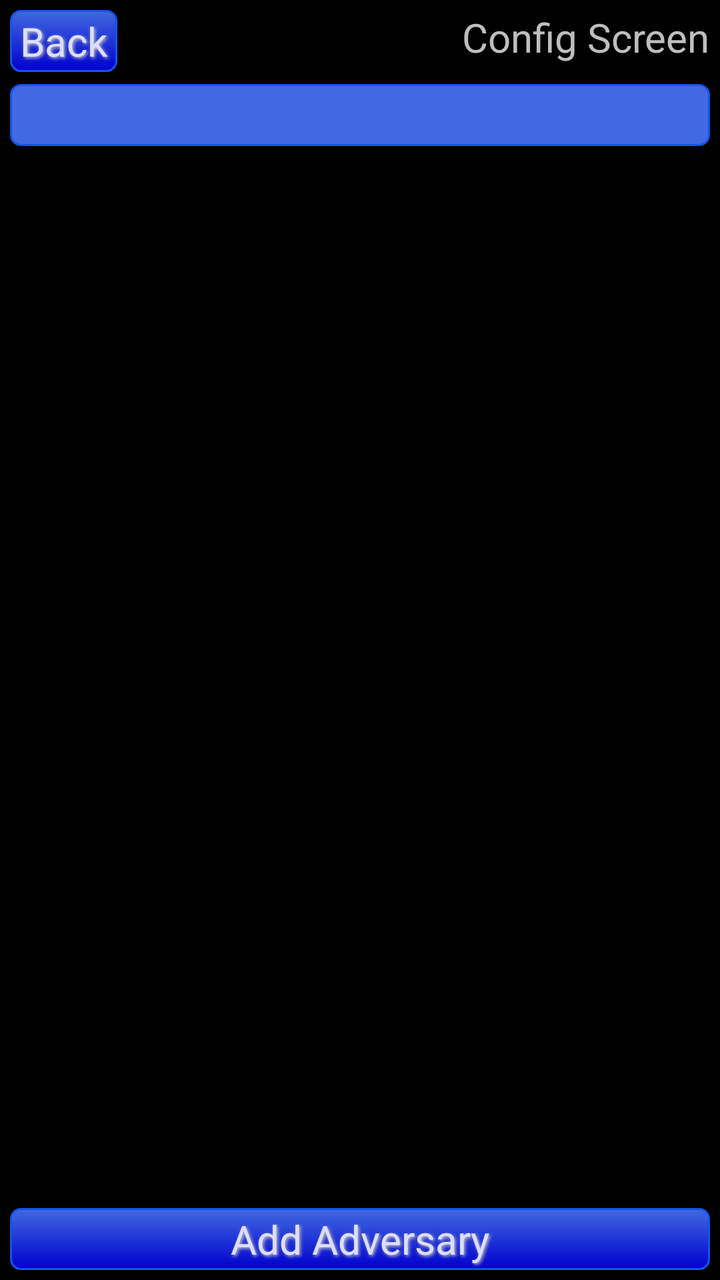
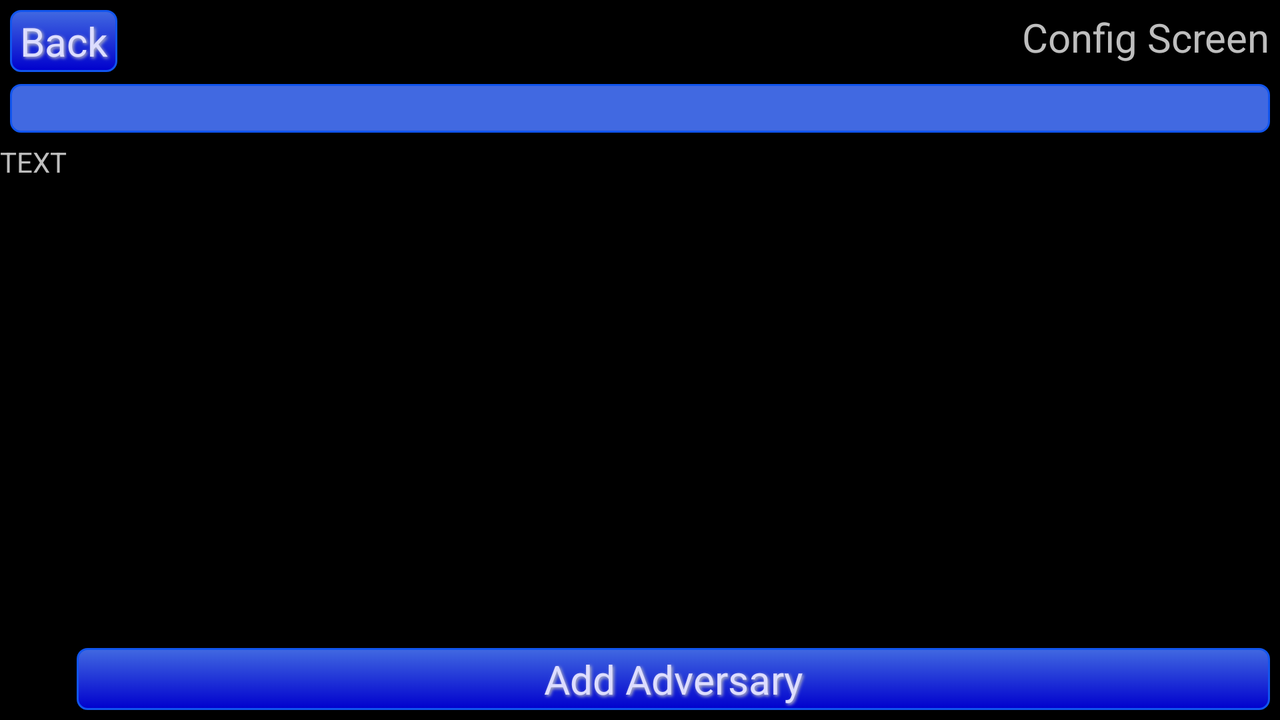

First picture: res/layout/ on a phone held upright. Second picture: the repository's own variant of that layout, on a device whose configuration matches the variant's folder. Source for both follows.
<!-- AndroidManifest.xml: application theme android:Theme.Black.NoTitleBar.Fullscreen -->
<!-- res/layout/activity_config.xml -->
<?xml version="1.0" encoding="utf-8"?>
<RelativeLayout
	xmlns:android="http://schemas.android.com/apk/res/android"
	xmlns:tools="http://schemas.android.com/tools"
	android:orientation="vertical"
	android:layout_width="match_parent"
	android:layout_height="match_parent"
	tools:context=".ConfigActivity"
	>

	<Button
		android:id="@+id/config_back_button"
		android:background="@drawable/button"
		android:layout_alignParentStart="true"
		android:layout_alignParentTop="true"
		android:layout_margin="5sp"
		android:layout_height="wrap_content"
		android:layout_width="wrap_content"
		android:text="@string/config_button_back"
		style="@style/ButtonTextConfig"
		/>

	<TextView
		android:id="@+id/config_headline"
		android:layout_alignParentEnd="true"
		android:layout_margin="5sp"
		android:layout_width="wrap_content"
		android:layout_height="wrap_content"
		android:text="@string/config_headline"
		android:textSize="20sp"
		/>

	<EditText
		android:id="@+id/config_player_input"
		android:background="@drawable/edit"
		android:inputType="text"
		android:layout_below="@id/config_headline"
		android:layout_margin="5sp"
		android:layout_height="wrap_content"
		android:layout_width="match_parent"
		android:textSize="20sp"
		/>

	<Button
		android:id="@+id/config_add_adversary"
		android:background="@drawable/button"
		android:layout_alignParentStart="true"
		android:layout_alignParentBottom="true"
		android:layout_margin="5sp"
		android:layout_height="wrap_content"
		android:layout_width="match_parent"
		android:text="@string/config_button_add_adversary"
		style="@style/ButtonTextConfig"
		/>

	<ListView
		android:id="@+id/progress_adversary_list"
		android:layout_above="@id/config_add_adversary"
		android:layout_below="@id/config_player_input"
		android:layout_width="match_parent"
		android:layout_height="wrap_content"
		>
	</ListView>

</RelativeLayout>
<!-- resources referenced by this layout -->
<resources>
  <!-- drawable button (drawable) -->
  <?xml version="1.0" encoding="utf-8"?>
  <selector xmlns:android="http://schemas.android.com/apk/res/android">
  
  	<item android:state_pressed="true">
  		<shape>
  			<gradient android:angle="90" android:endColor="#0000cd" android:startColor="#4169e1" />
  			<stroke android:width="1dp" android:color="#1155ee" />
  			<corners android:radius="5dp" />
  			<padding android:bottom="2dp" android:left="5dp" android:right="5dp" android:top="2dp" />
  		</shape>
  	</item>
  
  	<item android:state_enabled="true">
  		<shape>
  			<gradient android:angle="270" android:endColor="#0000cd" android:startColor="#4169e1" />
  			<stroke android:width="1dp" android:color="#1155ee" />
  			<corners android:radius="5dp" />
  			<padding android:bottom="2dp" android:left="5dp" android:right="5dp" android:top="2dp" />
  		</shape>
  	</item>
  
  	<item android:state_enabled="false">
  		<shape>
  			<gradient android:angle="90" android:endColor="#c0c0c0" android:startColor="#c0c0c0" />
  			<stroke android:width="1dp" android:color="#1155ee" />
  			<corners android:radius="5dp" />
  			<padding android:bottom="2dp" android:left="5dp" android:right="5dp" android:top="2dp" />
  		</shape>
  	</item>
  
  </selector>
  <!-- drawable edit (drawable) -->
  <?xml version="1.0" encoding="utf-8"?>
  <selector xmlns:android="http://schemas.android.com/apk/res/android">
  
  	<item android:state_enabled="true">
  		<shape>
  			<gradient android:angle="270" android:endColor="#4169e1" android:startColor="#4169e1" />
  			<stroke android:width="1dp" android:color="#1155ee" />
  			<corners android:radius="5dp" />
  			<padding android:bottom="2dp" android:left="5dp" android:right="5dp" android:top="2dp" />
  		</shape>
  	</item>
  
  	<item android:state_enabled="false">
  		<shape>
  			<gradient android:angle="90" android:endColor="#0000c0" android:startColor="#0000c0" />
  			<stroke android:width="1dp" android:color="#1155ee" />
  			<corners android:radius="5dp" />
  			<padding android:bottom="2dp" android:left="5dp" android:right="5dp" android:top="2dp" />
  		</shape>
  	</item>
  
  </selector>
  <string name="config_button_add_adversary">Add Adversary</string>
  <string name="config_button_back">Back</string>
  <string name="config_headline">Config Screen</string>
  <style name="ButtonTextConfig" parent="ButtonText">
  		<item name="android:textSize">20sp</item>
  		<item name="android:textStyle">normal</item>
  	</style>
  <style name="ButtonText">
  		<item name="android:layout_width">fill_parent</item>
  		<item name="android:layout_height">wrap_content</item>
  
  		<item name="android:gravity">center</item>
  		<item name="android:layout_margin">2dp</item>
  
  		<item name="android:textColor">@color/light_blue</item>
  
  		<item name="android:shadowColor">@color/silver</item>
  		<item name="android:shadowDx">2</item>
  		<item name="android:shadowDy">2</item>
  		<item name="android:shadowRadius">4</item>
  	</style>
  <color name="light_blue">#ddddff</color>
  <color name="silver">#c0c0c0</color>
</resources>
<!-- res/layout-land/activity_config.xml (the author's variant of the layout above) -->
<!-- drawn on the phone turned sideways -->
<?xml version="1.0" encoding="utf-8"?>
<RelativeLayout
	xmlns:android="http://schemas.android.com/apk/res/android"
	xmlns:tools="http://schemas.android.com/tools"
	android:orientation="vertical"
	android:layout_width="match_parent"
	android:layout_height="match_parent"
	tools:context=".ConfigActivity"
	>

	<Button
		android:id="@+id/config_back_button"
		android:background="@drawable/button"
		android:layout_alignParentStart="true"
		android:layout_alignParentTop="true"
		android:layout_margin="5sp"
		android:layout_height="wrap_content"
		android:layout_width="wrap_content"
		android:text="@string/config_button_back"
		style="@style/ButtonTextConfig"
		/>

	<TextView
		android:id="@+id/config_headline"
		android:layout_alignParentEnd="true"
		android:layout_margin="5sp"
		android:layout_width="wrap_content"
		android:layout_height="wrap_content"
		android:text="@string/config_headline"
		android:textSize="20sp"
		/>

	<EditText
		android:id="@+id/config_player_input"
		android:background="@drawable/edit"
		android:inputType="text"
		android:layout_below="@id/config_headline"
		android:layout_margin="5sp"
		android:layout_height="wrap_content"
		android:layout_width="match_parent"
		android:textSize="15sp"
		/>

	<LinearLayout
		android:layout_below="@id/config_player_input"
		android:layout_width="match_parent"
		android:layout_height="match_parent"
	    android:orientation="horizontal"
		>
		<RelativeLayout
			android:layout_width="wrap_content"
			android:layout_height="match_parent"
			>
			<TextView
				android:layout_width="wrap_content"
				android:layout_height="match_parent"
			    android:text="TEXT"
				/>
			</RelativeLayout>
		<RelativeLayout
			android:layout_width="wrap_content"
			android:layout_height="match_parent"
			>
			<Button
				android:id="@+id/config_add_adversary"
				android:background="@drawable/button"
				android:layout_alignParentStart="true"
				android:layout_alignParentBottom="true"
				android:layout_margin="5sp"
				android:layout_height="wrap_content"
				android:layout_width="match_parent"
				android:text="@string/config_button_add_adversary"
				style="@style/ButtonTextConfig"
				/>

			<ListView
				android:id="@+id/progress_adversary_list"
				android:layout_above="@id/config_add_adversary"
				android:layout_alignParentTop="true"
				android:layout_width="match_parent"
				android:layout_height="wrap_content"
				>
			</ListView>
		</RelativeLayout>
	</LinearLayout>
</RelativeLayout>
